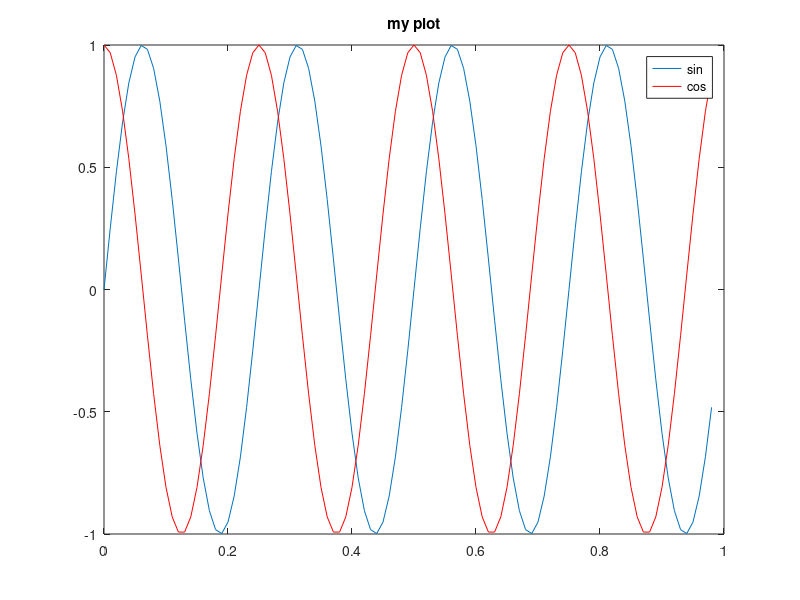
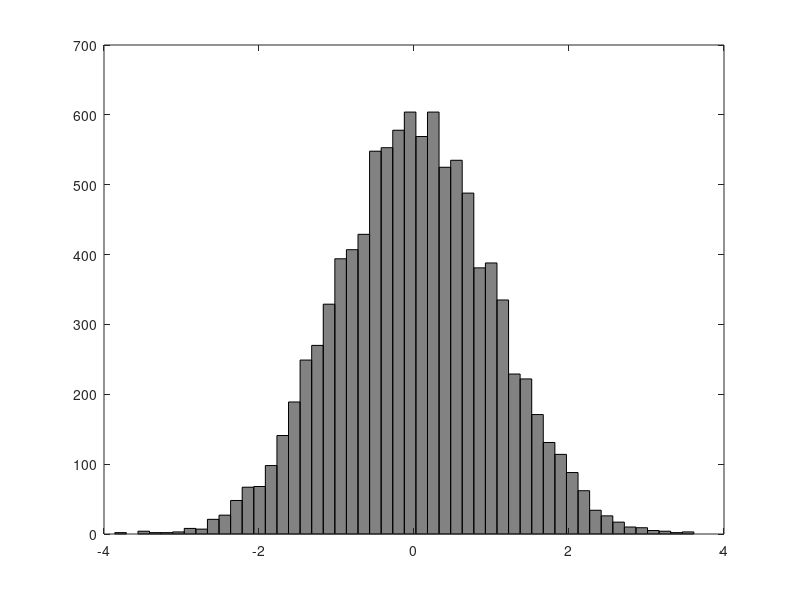

These figures' MATLAB source, in order:
%%% OCTAVE COMMANDS - PLOTTING %%%
%%%%%%%%%%%%%%%%%%%%%%%%%%%%%%%%%%

%% PLOTTING
t = [0:0.01:0.98];
y1 = sin(2*pi*4*t);
plot(t,y1);
%
y2 = cos(2*pi*4*t);
plot(t,y1);
hold on;		%to combine 2 plots		
plot(t,y2,'r'); %r:red
legend('sin', 'cos')
title('my plot')
cd 'C:\Users\uuresin\Desktop'; print -dpng 'myPlot.png'
close
%
figure(1); plot(t,y1);
figure(2); plot(t,y2);
%
subplot(1,2,1);			%Divides plot a 1x2 grid, access first element
plot(t,y1);				%Put this plot in first
%
subplot(1,2,2);			%Divides plot a 1x2 grid, access second element
plot(t,y2);				%Plot this plot in second
axis([0.5 1 -1 1])		%Set horizontal axis [0.5 1] and vertical axis [-1 1] for second plot
%
clf;	%clear a figure%
%
A = magic(5)
imagesc(A)	%5x5 grid of colors!
imagesc(A), colorbar, colormap gray;	%5x5 gray colormap!
%


%% HISTOGRAM
w = randn(1,10000);	%10000 random numbers
hist(w)				%histogram
hist(w,50)			%histogram with 50 bins